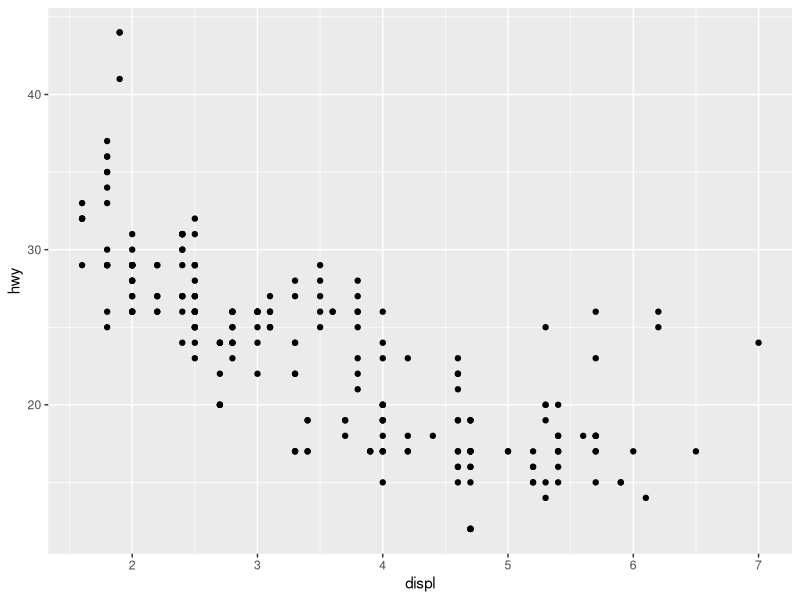
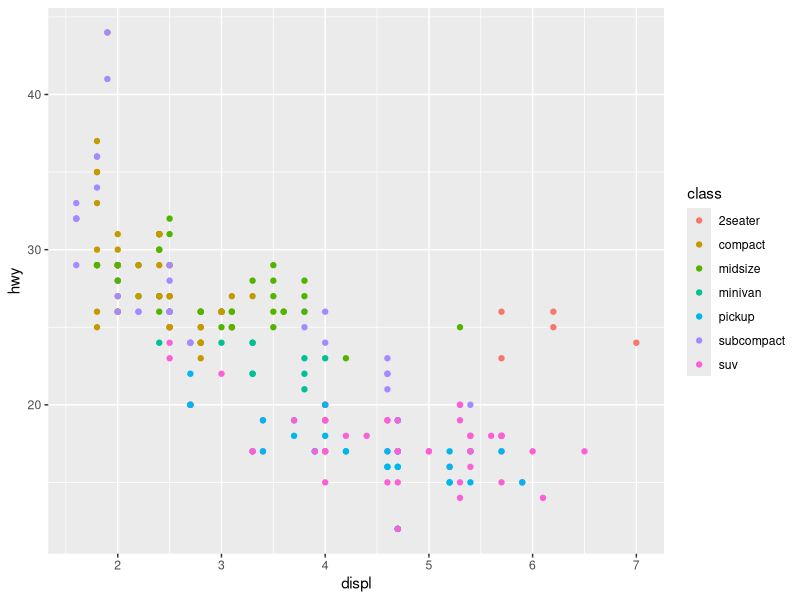
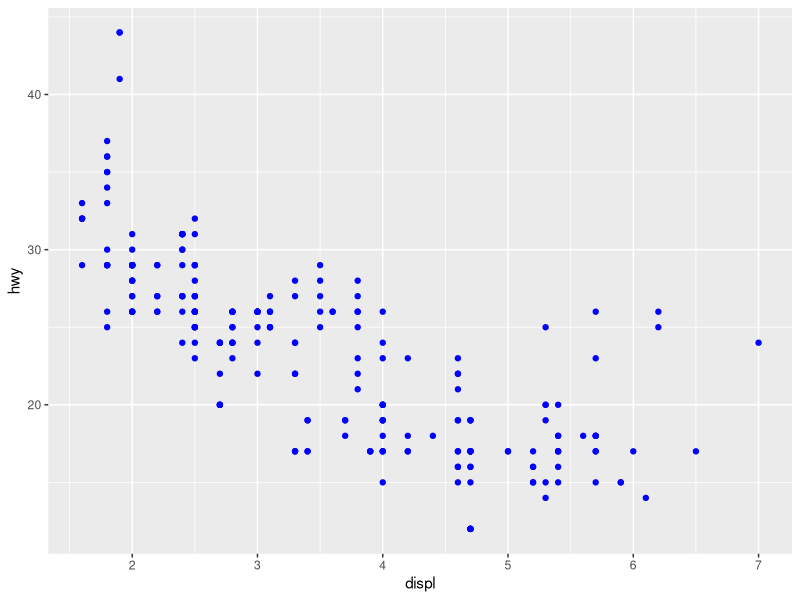
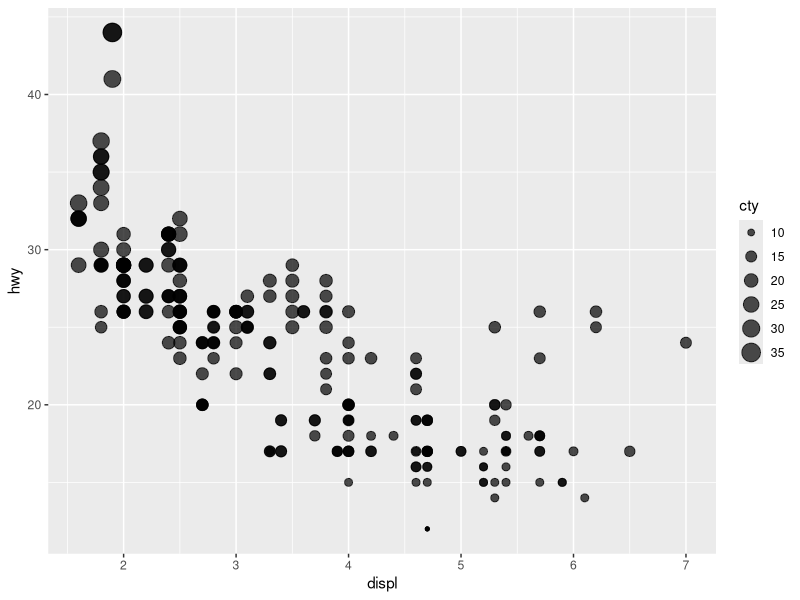
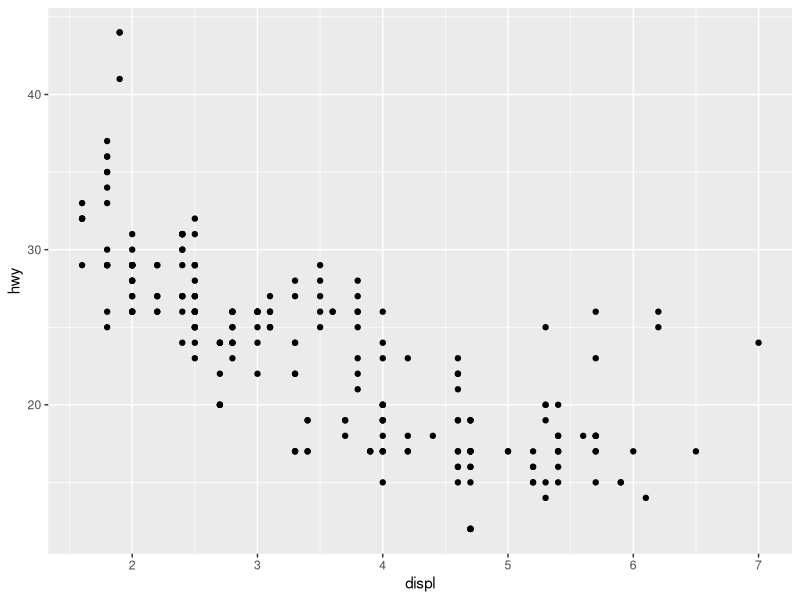
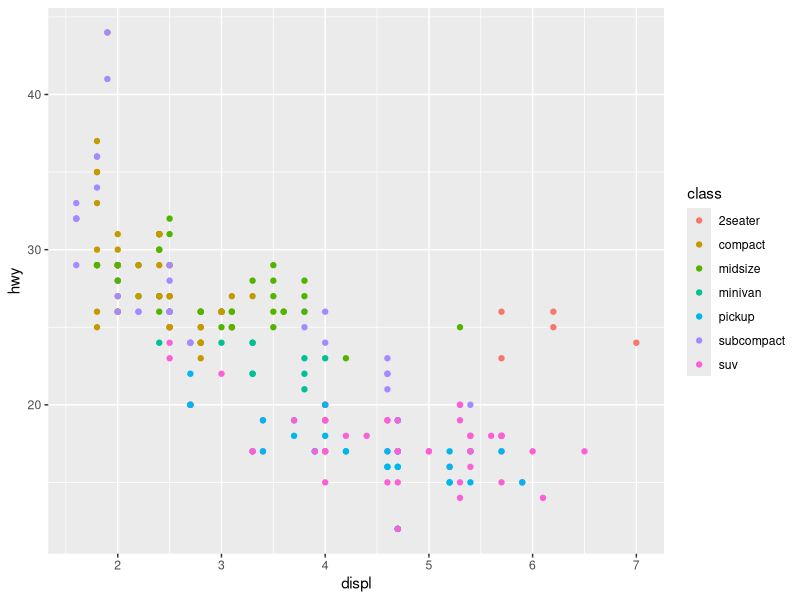
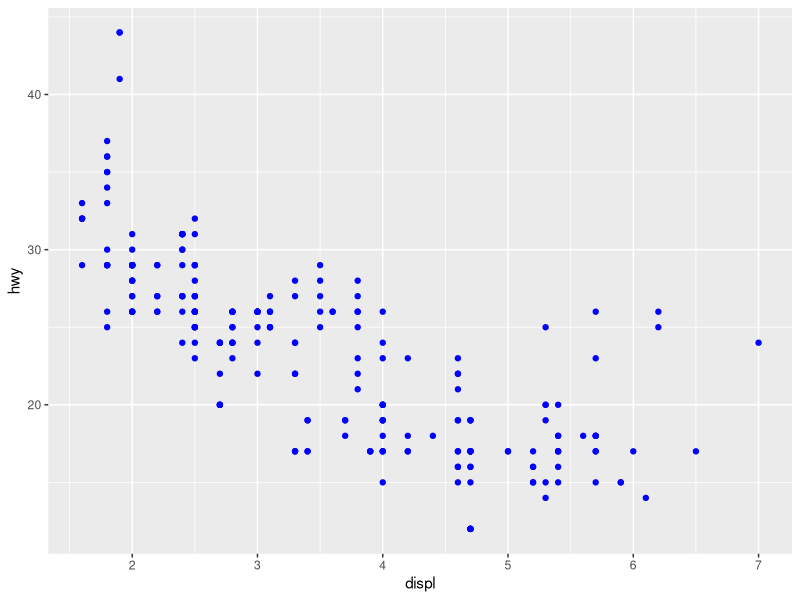
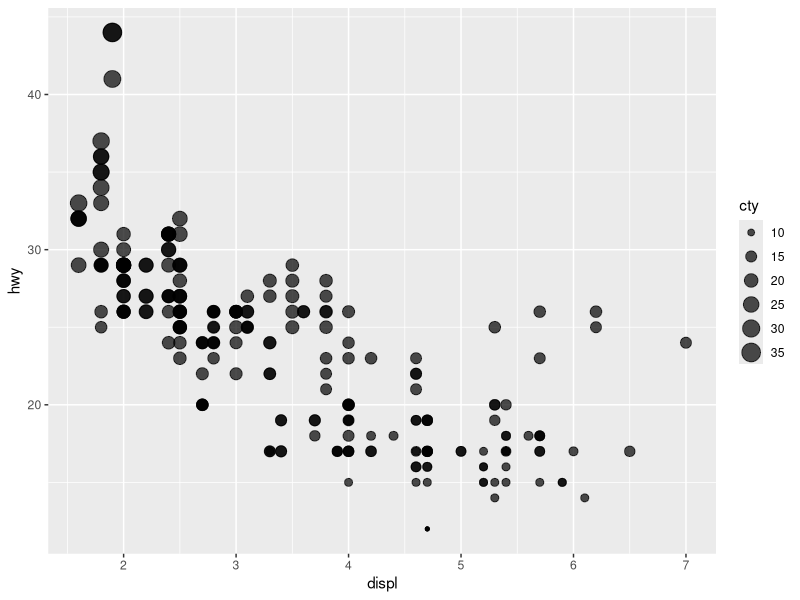

The R script that drew these images, in order:
## ---- chunk 1
# Install packages if needed (run once; then comment out)
# install.packages("ggplot2")
# install.packages("dplyr")

library(ggplot2)
library(dplyr)

set.seed(123)
## ---- chunk 2
dir.create("data_raw", showWarnings = FALSE)
dir.create("data_processed", showWarnings = FALSE)
dir.create("scripts", showWarnings = FALSE)
dir.create("outputs", showWarnings = FALSE)
dir.create("figures", showWarnings = FALSE)
## ---- chunk 3
dat <- ggplot2::mpg
## ---- chunk 4
print(head(dat))
print(summary(dat[, c("displ", "hwy", "class")]))
## ---- chunk 5
p1 <- ggplot(dat, aes(x = displ, y = hwy)) +
  geom_point() +
  theme_gray()
print(p1)
ggsave(
  filename = "figures/plot_A_baseline_scatter.png",
  plot = p1,
  width = 6, height = 4, dpi = 300
)
## ---- chunk 6
p2 <- ggplot(dat, aes(x = displ, y = hwy, color = class)) +
  geom_point() +
  theme_gray()
print(p2)
ggsave(
  filename = "figures/plot_B_color_by_class.png",
  plot = p2,
  width = 7, height = 4.5, dpi = 300
)
## ---- chunk 7
p3 <- ggplot(dat, aes(x = displ, y = hwy)) +
  geom_point(color = "blue") +
  theme_gray()
print(p3)
ggsave(
  filename = "figures/plot_C_styling_constant_color.png",
  plot = p3,
  width = 6, height = 4, dpi = 300
)
## ---- chunk 8
p4 <- ggplot(dat, aes(x = displ, y = hwy, size = cty)) +
  geom_point(alpha = 0.7) +
  theme_gray()

print(p4)

ggsave(
  filename = "figures/plot_D_size_encodes_cty.png",
  plot = p4,
  width = 7, height = 4.5, dpi = 300
)
## ---- chunk 9
writeup_lines <- c(
  "Create an R Project for the class in your synced drive.",
  "",
   "# Find the new data set for the in-class assignment.",
  "",
  "# Short Write-Up: Mapping Data to Visual Encodings",
  "",
  "For each plot (A–D), answer in 2–4 sentences:",
  "",
  "1) What question is this plot helping answer?",
  "2) What variables are mapped to what visual properties?",
  "3) What comparison is easiest to make? What is harder?",
  "4) Identify one design choice that is a *default* and explain whether it helps or hurts.",
  "",
  "## Optional stretch",
  "- Create a second version of ONE plot optimized for a different audience (e.g., general public vs technical).",
  "- Explain what you changed and why."
)

writeLines(writeup_lines, con = "outputs/writeup_mapping_encodings.md")
